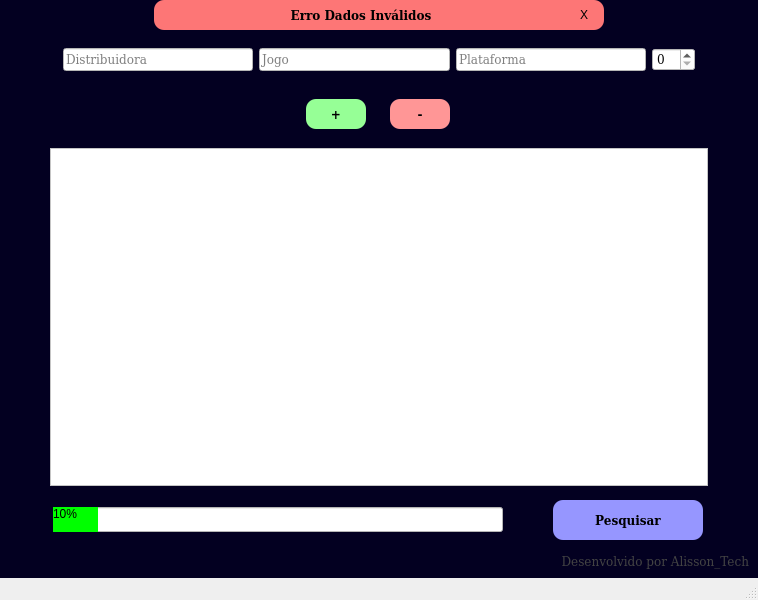
<?xml version="1.0" encoding="UTF-8"?>
<ui version="4.0">
 <class>MainWindow</class>
 <widget class="QMainWindow" name="MainWindow">
  <property name="geometry">
   <rect>
    <x>0</x>
    <y>0</y>
    <width>758</width>
    <height>600</height>
   </rect>
  </property>
  <property name="minimumSize">
   <size>
    <width>750</width>
    <height>600</height>
   </size>
  </property>
  <property name="cursor">
   <cursorShape>ArrowCursor</cursorShape>
  </property>
  <property name="windowTitle">
   <string>Planilha_Estoque</string>
  </property>
  <property name="windowIcon">
   <iconset>
    <normaloff>icones/excel.png</normaloff>icones/excel.png</iconset>
  </property>
  <property name="styleSheet">
   <string notr="true">color: rgb(255, 255, 255);</string>
  </property>
  <widget class="QWidget" name="centralwidget">
   <layout class="QVBoxLayout" name="verticalLayout">
    <property name="spacing">
     <number>0</number>
    </property>
    <property name="leftMargin">
     <number>0</number>
    </property>
    <property name="topMargin">
     <number>0</number>
    </property>
    <property name="rightMargin">
     <number>0</number>
    </property>
    <property name="bottomMargin">
     <number>0</number>
    </property>
    <item>
     <widget class="QFrame" name="frame_top">
      <property name="minimumSize">
       <size>
        <width>0</width>
        <height>30</height>
       </size>
      </property>
      <property name="maximumSize">
       <size>
        <width>16777215</width>
        <height>50</height>
       </size>
      </property>
      <property name="styleSheet">
       <string notr="true">background-color: rgb(3, 0, 33);</string>
      </property>
      <property name="frameShape">
       <enum>QFrame::NoFrame</enum>
      </property>
      <property name="frameShadow">
       <enum>QFrame::Raised</enum>
      </property>
      <layout class="QHBoxLayout">
       <property name="spacing">
        <number>0</number>
       </property>
       <property name="leftMargin">
        <number>0</number>
       </property>
       <property name="topMargin">
        <number>0</number>
       </property>
       <property name="rightMargin">
        <number>0</number>
       </property>
       <property name="bottomMargin">
        <number>0</number>
       </property>
       <item>
        <widget class="QFrame" name="frame_error">
         <property name="maximumSize">
          <size>
           <width>450</width>
           <height>30</height>
          </size>
         </property>
         <property name="styleSheet">
          <string notr="true">background-color: rgb(253, 118, 118);
border-radius:10px;</string>
         </property>
         <property name="frameShape">
          <enum>QFrame::NoFrame</enum>
         </property>
         <property name="frameShadow">
          <enum>QFrame::Raised</enum>
         </property>
         <layout class="QHBoxLayout" name="horizontalLayout">
          <property name="leftMargin">
           <number>5</number>
          </property>
          <property name="topMargin">
           <number>5</number>
          </property>
          <property name="rightMargin">
           <number>5</number>
          </property>
          <property name="bottomMargin">
           <number>5</number>
          </property>
          <item>
           <widget class="QLabel" name="label_error">
            <property name="font">
             <font>
              <family>DejaVu Serif</family>
              <weight>75</weight>
              <bold>true</bold>
             </font>
            </property>
            <property name="styleSheet">
             <string notr="true">color: rgb(0, 0, 0);</string>
            </property>
            <property name="text">
             <string>Erro Dados Inválidos</string>
            </property>
            <property name="alignment">
             <set>Qt::AlignCenter</set>
            </property>
           </widget>
          </item>
          <item>
           <widget class="QPushButton" name="pushButton_Error">
            <property name="maximumSize">
             <size>
              <width>30</width>
              <height>30</height>
             </size>
            </property>
            <property name="cursor">
             <cursorShape>PointingHandCursor</cursorShape>
            </property>
            <property name="styleSheet">
             <string notr="true">QPushButton#pushButton_Error
{
color: rgb(0,0,0);
	border-radius:5px;
	background-color: rgb(253, 118, 118);
}
QPushButton:hover#pushButton_Error
{
	color: rgb(255, 255, 255);
	background-color: rgb(3, 0, 33);
}</string>
            </property>
            <property name="text">
             <string>X</string>
            </property>
           </widget>
          </item>
         </layout>
        </widget>
       </item>
      </layout>
     </widget>
    </item>
    <item>
     <widget class="QFrame" name="frame_Info">
      <property name="maximumSize">
       <size>
        <width>16777215</width>
        <height>80</height>
       </size>
      </property>
      <property name="styleSheet">
       <string notr="true">background-color: rgb(3, 0, 33);</string>
      </property>
      <property name="frameShape">
       <enum>QFrame::NoFrame</enum>
      </property>
      <property name="frameShadow">
       <enum>QFrame::Raised</enum>
      </property>
      <layout class="QHBoxLayout" name="horizontalLayout_2">
       <item>
        <widget class="QFrame" name="frame_2">
         <property name="maximumSize">
          <size>
           <width>650</width>
           <height>16777215</height>
          </size>
         </property>
         <property name="styleSheet">
          <string notr="true">background-color: rgb(3, 0, 33);</string>
         </property>
         <property name="frameShape">
          <enum>QFrame::NoFrame</enum>
         </property>
         <property name="frameShadow">
          <enum>QFrame::Raised</enum>
         </property>
         <layout class="QHBoxLayout" name="horizontalLayout_3">
          <item>
           <widget class="QLineEdit" name="lineEdit_Marc">
            <property name="font">
             <font>
              <family>DejaVu Serif</family>
             </font>
            </property>
            <property name="styleSheet">
             <string notr="true">background-color: rgb(255, 255, 255);
color: rgb(0, 0, 0);</string>
            </property>
            <property name="placeholderText">
             <string>Distribuidora</string>
            </property>
           </widget>
          </item>
          <item>
           <widget class="QLineEdit" name="lineEdit_Jogo">
            <property name="font">
             <font>
              <family>DejaVu Serif</family>
             </font>
            </property>
            <property name="styleSheet">
             <string notr="true">background-color: rgb(255, 255, 255);
color: rgb(0, 0, 0);</string>
            </property>
            <property name="placeholderText">
             <string>Jogo</string>
            </property>
           </widget>
          </item>
          <item>
           <widget class="QLineEdit" name="lineEdit_Plat">
            <property name="font">
             <font>
              <family>DejaVu Serif</family>
             </font>
            </property>
            <property name="styleSheet">
             <string notr="true">background-color: rgb(255, 255, 255);
color: rgb(0, 0, 0);</string>
            </property>
            <property name="placeholderText">
             <string>Plataforma</string>
            </property>
           </widget>
          </item>
          <item>
           <widget class="QSpinBox" name="spinBox_QTD">
            <property name="font">
             <font>
              <family>DejaVu Serif</family>
             </font>
            </property>
            <property name="styleSheet">
             <string notr="true">background-color: rgb(255, 255, 255);
color: rgb(0, 0, 0);</string>
            </property>
           </widget>
          </item>
         </layout>
        </widget>
       </item>
      </layout>
     </widget>
    </item>
    <item>
     <widget class="QFrame" name="frame_botao">
      <property name="maximumSize">
       <size>
        <width>16777215</width>
        <height>60</height>
       </size>
      </property>
      <property name="styleSheet">
       <string notr="true">background-color: rgb(3, 0, 33);</string>
      </property>
      <property name="frameShape">
       <enum>QFrame::NoFrame</enum>
      </property>
      <property name="frameShadow">
       <enum>QFrame::Raised</enum>
      </property>
      <layout class="QHBoxLayout" name="horizontalLayout_4" stretch="0">
       <property name="spacing">
        <number>0</number>
       </property>
       <property name="leftMargin">
        <number>0</number>
       </property>
       <property name="topMargin">
        <number>0</number>
       </property>
       <property name="rightMargin">
        <number>0</number>
       </property>
       <property name="bottomMargin">
        <number>0</number>
       </property>
       <item>
        <widget class="QFrame" name="frame_3">
         <property name="minimumSize">
          <size>
           <width>0</width>
           <height>50</height>
          </size>
         </property>
         <property name="maximumSize">
          <size>
           <width>200</width>
           <height>50</height>
          </size>
         </property>
         <property name="styleSheet">
          <string notr="true">background-color: rgb(3, 0, 33);</string>
         </property>
         <property name="frameShape">
          <enum>QFrame::NoFrame</enum>
         </property>
         <property name="frameShadow">
          <enum>QFrame::Raised</enum>
         </property>
         <layout class="QHBoxLayout" name="horizontalLayout_5">
          <item>
           <widget class="QPushButton" name="pushButton_Add">
            <property name="minimumSize">
             <size>
              <width>60</width>
              <height>30</height>
             </size>
            </property>
            <property name="maximumSize">
             <size>
              <width>60</width>
              <height>30</height>
             </size>
            </property>
            <property name="font">
             <font>
              <family>DejaVu Serif</family>
              <weight>75</weight>
              <bold>true</bold>
             </font>
            </property>
            <property name="cursor">
             <cursorShape>PointingHandCursor</cursorShape>
            </property>
            <property name="styleSheet">
             <string notr="true">QPushButton#pushButton_Add
{
	
	color: rgb(0, 0, 0);
	background-color: rgb(150,255,150);
	border-radius:10px;
}
QPushButton:hover#pushButton_Add
{
	background-color: rgb(40, 140, 30);
}</string>
            </property>
            <property name="text">
             <string>+</string>
            </property>
           </widget>
          </item>
          <item>
           <widget class="QPushButton" name="pushButton_Del">
            <property name="minimumSize">
             <size>
              <width>60</width>
              <height>30</height>
             </size>
            </property>
            <property name="maximumSize">
             <size>
              <width>60</width>
              <height>30</height>
             </size>
            </property>
            <property name="font">
             <font>
              <family>DejaVu Serif</family>
              <weight>75</weight>
              <bold>true</bold>
             </font>
            </property>
            <property name="cursor">
             <cursorShape>PointingHandCursor</cursorShape>
            </property>
            <property name="styleSheet">
             <string notr="true">QPushButton#pushButton_Del
{
	color: rgb(0, 0, 0);
	background-color: rgb(255,150,150);
	border-radius:10px;
}
QPushButton:hover#pushButton_Del
{
	background-color: rgb(140, 40, 30);
}</string>
            </property>
            <property name="text">
             <string>-</string>
            </property>
           </widget>
          </item>
         </layout>
        </widget>
       </item>
      </layout>
     </widget>
    </item>
    <item>
     <widget class="QFrame" name="frame_view">
      <property name="styleSheet">
       <string notr="true">background-color: rgb(3, 0, 33);</string>
      </property>
      <property name="frameShape">
       <enum>QFrame::NoFrame</enum>
      </property>
      <property name="frameShadow">
       <enum>QFrame::Raised</enum>
      </property>
      <layout class="QHBoxLayout" name="horizontalLayout_6">
       <property name="leftMargin">
        <number>50</number>
       </property>
       <property name="topMargin">
        <number>9</number>
       </property>
       <property name="rightMargin">
        <number>50</number>
       </property>
       <item>
        <widget class="QTableView" name="tableView">
         <property name="minimumSize">
          <size>
           <width>200</width>
           <height>200</height>
          </size>
         </property>
         <property name="styleSheet">
          <string notr="true">background-color: rgb(255, 255, 255);</string>
         </property>
        </widget>
       </item>
      </layout>
     </widget>
    </item>
    <item>
     <widget class="QFrame" name="frame_Pesq">
      <property name="minimumSize">
       <size>
        <width>0</width>
        <height>50</height>
       </size>
      </property>
      <property name="maximumSize">
       <size>
        <width>16777215</width>
        <height>50</height>
       </size>
      </property>
      <property name="styleSheet">
       <string notr="true">background-color: rgb(3, 0, 33);</string>
      </property>
      <property name="frameShape">
       <enum>QFrame::NoFrame</enum>
      </property>
      <property name="frameShadow">
       <enum>QFrame::Raised</enum>
      </property>
      <layout class="QHBoxLayout" name="horizontalLayout_7">
       <property name="topMargin">
        <number>5</number>
       </property>
       <property name="bottomMargin">
        <number>5</number>
       </property>
       <item>
        <widget class="QProgressBar" name="progressBar">
         <property name="maximumSize">
          <size>
           <width>450</width>
           <height>25</height>
          </size>
         </property>
         <property name="styleSheet">
          <string notr="true">QProgressBar {
	background-color: rgb(255, 255, 255);
	color: rgb(0, 0, 0);
	Qstring
}
QProgressBar::chunk {
	
     background-color: rgb(0, 255, 0);
	 	
 }</string>
         </property>
         <property name="value">
          <number>10</number>
         </property>
        </widget>
       </item>
       <item>
        <widget class="QPushButton" name="pushButton_Pes">
         <property name="minimumSize">
          <size>
           <width>150</width>
           <height>40</height>
          </size>
         </property>
         <property name="maximumSize">
          <size>
           <width>100</width>
           <height>16777215</height>
          </size>
         </property>
         <property name="font">
          <font>
           <family>DejaVu Serif</family>
           <weight>75</weight>
           <bold>true</bold>
          </font>
         </property>
         <property name="cursor">
          <cursorShape>PointingHandCursor</cursorShape>
         </property>
         <property name="styleSheet">
          <string notr="true">QPushButton#pushButton_Pes
{
	
	color: rgb(0, 0, 0);
	background-color: rgb(150,150,255);
	border-radius:10px;
}
QPushButton:hover#pushButton_Pes
{
	background-color: rgb(30,40, 140);
}</string>
         </property>
         <property name="text">
          <string>Pesquisar</string>
         </property>
        </widget>
       </item>
      </layout>
     </widget>
    </item>
    <item>
     <widget class="QFrame" name="frame_Bottom">
      <property name="minimumSize">
       <size>
        <width>0</width>
        <height>30</height>
       </size>
      </property>
      <property name="styleSheet">
       <string notr="true">background-color: rgb(3, 0, 33);</string>
      </property>
      <property name="frameShape">
       <enum>QFrame::NoFrame</enum>
      </property>
      <property name="frameShadow">
       <enum>QFrame::Raised</enum>
      </property>
      <layout class="QHBoxLayout" name="horizontalLayout_8">
       <item>
        <widget class="QLabel" name="label">
         <property name="minimumSize">
          <size>
           <width>200</width>
           <height>0</height>
          </size>
         </property>
         <property name="font">
          <font>
           <family>DejaVu Serif</family>
          </font>
         </property>
         <property name="layoutDirection">
          <enum>Qt::RightToLeft</enum>
         </property>
         <property name="styleSheet">
          <string notr="true">color: rgb(67, 67, 67);</string>
         </property>
         <property name="text">
          <string>Desenvolvido por Alisson_Tech</string>
         </property>
         <property name="alignment">
          <set>Qt::AlignRight|Qt::AlignTrailing|Qt::AlignVCenter</set>
         </property>
        </widget>
       </item>
      </layout>
     </widget>
    </item>
   </layout>
  </widget>
  <widget class="QMenuBar" name="menubar">
   <property name="geometry">
    <rect>
     <x>0</x>
     <y>0</y>
     <width>758</width>
     <height>20</height>
    </rect>
   </property>
  </widget>
  <widget class="QStatusBar" name="statusbar"/>
 </widget>
 <resources/>
 <connections/>
</ui>
